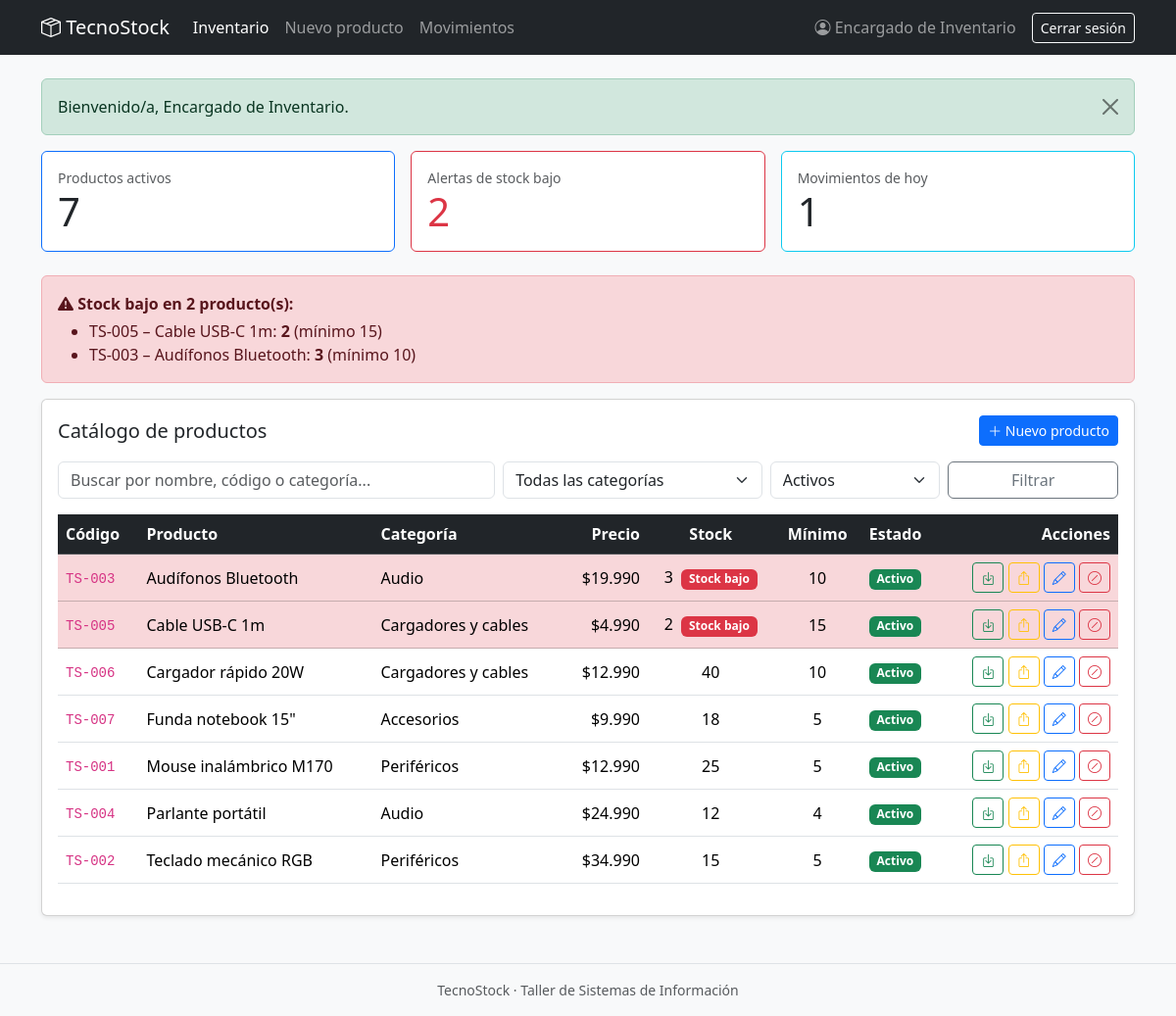
/index.php (signed in), run on the app's committed database.
### tables this page shows
CREATE TABLE productos (
  id_producto  INT UNSIGNED NOT NULL AUTO_INCREMENT,
  codigo       VARCHAR(30)  NOT NULL,
  nombre       VARCHAR(100) NOT NULL,
  descripcion  VARCHAR(255) NULL,
  precio       DECIMAL(10,2) NOT NULL DEFAULT 0,
  stock_actual INT NOT NULL DEFAULT 0,
  stock_minimo INT NOT NULL DEFAULT 0,
  estado       TINYINT(1)   NOT NULL DEFAULT 1 COMMENT '1=activo, 0=inactivo (borrado logico)',
  id_categoria INT UNSIGNED NOT NULL,
  CONSTRAINT pk_productos PRIMARY KEY (id_producto),
  CONSTRAINT uq_productos_codigo UNIQUE (codigo),
  CONSTRAINT fk_productos_categoria FOREIGN KEY (id_categoria)
    REFERENCES categorias (id_categoria) ON DELETE RESTRICT ON UPDATE CASCADE,
  CONSTRAINT ck_productos_precio CHECK (precio >= 0),
  CONSTRAINT ck_productos_stock_actual CHECK (stock_actual >= 0),
  CONSTRAINT ck_productos_stock_minimo CHECK (stock_minimo >= 0),
  CONSTRAINT ck_productos_estado CHECK (estado IN (0,1))
);

CREATE TABLE categorias (
  id_categoria INT UNSIGNED NOT NULL AUTO_INCREMENT,
  nombre       VARCHAR(80)  NOT NULL,
  descripcion  VARCHAR(255) NULL,
  estado       TINYINT(1)   NOT NULL DEFAULT 1,
  CONSTRAINT pk_categorias PRIMARY KEY (id_categoria),
  CONSTRAINT uq_categorias_nombre UNIQUE (nombre),
  CONSTRAINT ck_categorias_estado CHECK (estado IN (0,1))
);

### includes/funciones.php (called while the page is built, shortened)
<?php
function e(?string $valor): string
{
    return htmlspecialchars((string) $valor, ENT_QUOTES, 'UTF-8');
}

### index.php (the view, shortened to what this page needs)
<?php
$pdo = obtener_conexion();
$q      = trim((string) ($_GET['q'] ?? ''));
$estado = (string) ($_GET['estado'] ?? 'activos');
try {
    $totalActivos = (int) $pdo->query('SELECT COUNT(*) FROM productos WHERE estado = 1')->fetchColumn();
    $totalAlertas = (int) $pdo->query('SELECT COUNT(*) FROM productos WHERE estado = 1 AND stock_actual < stock_minimo')->fetchColumn();
    $movHoy       = (int) $pdo->query('SELECT COUNT(*) FROM movimientos WHERE DATE(fecha_hora) = CURDATE()')->fetchColumn();
    $alertas = $pdo->query(
        'SELECT codigo, nombre, stock_actual, stock_minimo
           FROM productos WHERE estado = 1 AND stock_actual < stock_minimo
          ORDER BY (stock_minimo - stock_actual) DESC'
    )->fetchAll();
    $where = [];
    $params = [];
    if ($estado === 'activos') {
        $where[] = 'p.estado = 1';
    } elseif ($estado === 'inactivos') {
        $where[] = 'p.estado = 0';
    }
    $sql = 'SELECT p.id_producto, p.codigo, p.nombre, p.precio, p.stock_actual, p.stock_minimo, p.estado, c.nombre AS categoria
              FROM productos p INNER JOIN categorias c ON c.id_categoria = p.id_categoria'
         . ($where ? ' WHERE ' . implode(' AND ', $where) : '')
         . ' ORDER BY p.nombre';
    $st = $pdo->prepare($sql);
    $st->execute($params);
    $productos = $st->fetchAll();
} catch (PDOException $ex) {
    error_log($ex->getMessage());
    http_response_code(500);
    exit('Error al consultar el inventario.');
}
require __DIR__ . '/includes/header.php';
?>
<div class="row g-3 mb-4">
  <div class="col-md-4"><div class="card border-primary h-100"><div class="card-body">
    <div class="text-muted small">Productos activos</div><div class="display-6"><?= $totalActivos ?></div></div></div></div>
  <div class="col-md-4"><div class="card <?= $totalAlertas > 0 ? 'border-danger' : 'border-success' ?> h-100"><div class="card-body">
    <div class="text-muted small">Alertas de stock bajo</div>
    <div class="display-6 <?= $totalAlertas > 0 ? 'text-danger' : 'text-success' ?>"><?= $totalAlertas ?></div></div></div></div>
  <div class="col-md-4"><div class="card border-info h-100"><div class="card-body">
    <div class="text-muted small">Movimientos de hoy</div><div class="display-6"><?= $movHoy ?></div></div></div></div>
</div>
<?php if ($totalAlertas > 0): ?>
<div class="alert alert-danger" role="alert">
  <strong><i class="bi bi-exclamation-triangle-fill"></i> Stock bajo en <?= $totalAlertas ?> producto(s):</strong>
  <ul class="mb-0 mt-1">
    <?php foreach ($alertas as $a): ?>
      <li><?= e($a['codigo']) ?> &ndash; <?= e($a['nombre']) ?>:
        <strong><?= (int) $a['stock_actual'] ?></strong> (mínimo <?= (int) $a['stock_minimo'] ?>)</li>
    <?php endforeach; ?>
  </ul>
</div>
<?php endif; ?>
<div class="card shadow-sm">
  <div class="card-body">
    <div class="d-flex justify-content-between align-items-center mb-3 flex-wrap gap-2">
      <h1 class="h5 mb-0">Catálogo de productos</h1>
      <a href="producto_form.php" class="btn btn-primary btn-sm"><i class="bi bi-plus-lg"></i> Nuevo producto</a>
    </div>
    <form method="get" class="row g-2 mb-3">
      <div class="col-md-5">
        <input type="search" id="buscador" name="q" class="form-control" value="<?= e($q) ?>"
               placeholder="Buscar por nombre, código o categoría..." aria-label="Buscar">
      </div>
      <div class="col-md-3">
        <select name="categoria" class="form-select" aria-label="Categoría">
          <option value="0">Todas las categorías</option>
        </select>
      </div>
      <div class="col-md-2">
        <select name="estado" class="form-select" aria-label="Estado">
          <option value="activos" <?= $estado === 'activos' ? 'selected' : '' ?>>Activos</option>
        </select>
      </div>
      <div class="col-md-2 d-grid"><button class="btn btn-outline-secondary" type="submit">Filtrar</button></div>
    </form>
    <div class="table-responsive">
      <table class="table table-hover align-middle" id="tabla-productos">
        <thead class="table-dark">
          <tr><th>Código</th><th>Producto</th><th>Categoría</th><th class="text-end">Precio</th>
              <th class="text-center">Stock</th><th class="text-center">Mínimo</th><th>Estado</th><th class="text-end">Acciones</th></tr>
        </thead>
        <tbody>
        <?php foreach ($productos as $p):
            $activo = (int) $p['estado'] === 1;
            $bajo   = $activo && (int) $p['stock_actual'] < (int) $p['stock_minimo'];
        ?>
          <tr class="<?= $bajo ? 'table-danger' : '' ?>" data-texto="<?= e(mb_strtolower($p['codigo'] . ' ' . $p['nombre'] . ' ' . $p['categoria'])) ?>">
            <td><code><?= e($p['codigo']) ?></code></td>
            <td><?= e($p['nombre']) ?></td>
            <td><?= e($p['categoria']) ?></td>
            <td class="text-end">$<?= number_format((float) $p['precio'], 0, ',', '.') ?></td>
            <td class="text-center">
              <?= (int) $p['stock_actual'] ?>
              <?php if ($bajo): ?><span class="badge bg-danger ms-1">Stock bajo</span><?php endif; ?>
            </td>
            <td class="text-center"><?= (int) $p['stock_minimo'] ?></td>
            <td><span class="badge <?= $activo ? 'bg-success' : 'bg-secondary' ?>"><?= $activo ? 'Activo' : 'Inactivo' ?></span></td>
            <td class="text-end text-nowrap">
              <?php if ($activo): ?>
                <a class="btn btn-sm btn-outline-success" title="Registrar entrada" href="movimientos.php?id_producto=<?= (int) $p['id_producto'] ?>&tipo=entrada"><i class="bi bi-box-arrow-in-down"></i></a>
                <a class="btn btn-sm btn-outline-warning" title="Registrar salida" href="movimientos.php?id_producto=<?= (int) $p['id_producto'] ?>&tipo=salida"><i class="bi bi-box-arrow-up"></i></a>
                <a class="btn btn-sm btn-outline-primary" title="Editar" href="producto_form.php?id=<?= (int) $p['id_producto'] ?>"><i class="bi bi-pencil"></i></a>
              <?php endif; ?>
              <form method="post" action="producto_estado.php" class="d-inline form-estado"
                    data-accion="<?= $activo ? 'desactivar' : 'activar' ?>" data-nombre="<?= e($p['nombre']) ?>">
                <button class="btn btn-sm <?= $activo ? 'btn-outline-danger' : 'btn-outline-success' ?>" type="submit"
                        title="<?= $activo ? 'Desactivar' : 'Reactivar' ?>">
                  <i class="bi <?= $activo ? 'bi-slash-circle' : 'bi-arrow-counterclockwise' ?>"></i>
                </button>
              </form>
            </td>
          </tr>
        <?php endforeach; ?>
        </tbody>
      </table>
    </div>
  </div>
</div>
<?php require __DIR__ . '/includes/footer.php'; ?>

### includes/header.php (shortened to what this page needs)
<?php
$pagina = basename($_SERVER['SCRIPT_NAME']);
?>
<!DOCTYPE html>
<html lang="es">
<head>
  <link href="https://cdn.jsdelivr.net/npm/bootstrap@5.3.3/dist/css/bootstrap.min.css" rel="stylesheet">
  <link href="https://cdn.jsdelivr.net/npm/bootstrap-icons@1.11.3/font/bootstrap-icons.min.css" rel="stylesheet">
</head>
<body class="bg-light">
<?php if (!empty($_SESSION['id_usuario'])): ?>
<nav class="navbar navbar-expand-lg navbar-dark bg-dark mb-4">
  <div class="container">
    <a class="navbar-brand" href="index.php"><i class="bi bi-box-seam"></i> TecnoStock</a>
    <div class="collapse navbar-collapse" id="menu">
      <ul class="navbar-nav me-auto">
        <li class="nav-item"><a class="nav-link <?= $pagina === 'index.php' ? 'active' : '' ?>" href="index.php">Inventario</a></li>
        <li class="nav-item"><a class="nav-link <?= $pagina === 'producto_form.php' ? 'active' : '' ?>" href="producto_form.php">Nuevo producto</a></li>
        <li class="nav-item"><a class="nav-link <?= $pagina === 'movimientos.php' ? 'active' : '' ?>" href="movimientos.php">Movimientos</a></li>
      </ul>
      <span class="navbar-text me-3"><i class="bi bi-person-circle"></i> <?= e($_SESSION['nombre']) ?></span>
      <a class="btn btn-outline-light btn-sm" href="logout.php">Cerrar sesión</a>
    </div>
  </div>
</nav>
<?php endif; ?>
<main class="container pb-5">
<?php if (!empty($_SESSION['mensaje'])): $m = $_SESSION['mensaje']; unset($_SESSION['mensaje']); ?>
  <div class="alert alert-<?= e($m['tipo']) ?> alert-dismissible fade show" role="alert">
    <?= e($m['texto']) ?>
    <button type="button" class="btn-close" data-bs-dismiss="alert" aria-label="Cerrar"></button>
  </div>
<?php endif; ?>

### includes/footer.php (shortened to what this page needs)
</main>
<footer class="text-center text-muted small py-3 border-top">TecnoStock &middot; Taller de Sistemas de Información</footer>
</body>
</html>

### data on the page
productos: codigo "TS-005", nombre "Cable USB-C 1m", stock_actual "2", stock_minimo "15", id_categoria.nombre "Cargadores y cables", precio "4.990", estado "Stock bajo"
productos: codigo "TS-003", nombre "Audífonos Bluetooth", stock_actual "3", stock_minimo "10", id_categoria.nombre "Audio", precio "19.990", estado "Stock bajo"
productos: codigo "TS-006", nombre "Cargador rápido 20W", id_categoria.nombre "Cargadores y cables", precio "12.990", stock_actual "40", stock_minimo "10", estado "Activo"
productos: codigo "TS-007", nombre "Funda notebook 15\"", id_categoria.nombre "Accesorios", precio "9.990", stock_actual "18", stock_minimo "5", estado "Activo"
productos: codigo "TS-001", nombre "Mouse inalámbrico M170", id_categoria.nombre "Periféricos", precio "12.990", stock_actual "25", stock_minimo "5", estado "Activo"
productos: codigo "TS-004", nombre "Parlante portátil", id_categoria.nombre "Audio", precio "24.990", stock_actual "12", stock_minimo "4", estado "Activo"
productos: codigo "TS-002", nombre "Teclado mecánico RGB", id_categoria.nombre "Periféricos", precio "34.990", stock_actual "15", stock_minimo "5", estado "Activo"

### other printed values
$_SESSION['nombre'] "Encargado de Inventario"
$m['texto'] "Bienvenido/a, Encargado de Inventario."
$totalActivos "7"
$totalAlertas "2"
$movHoy "1"
